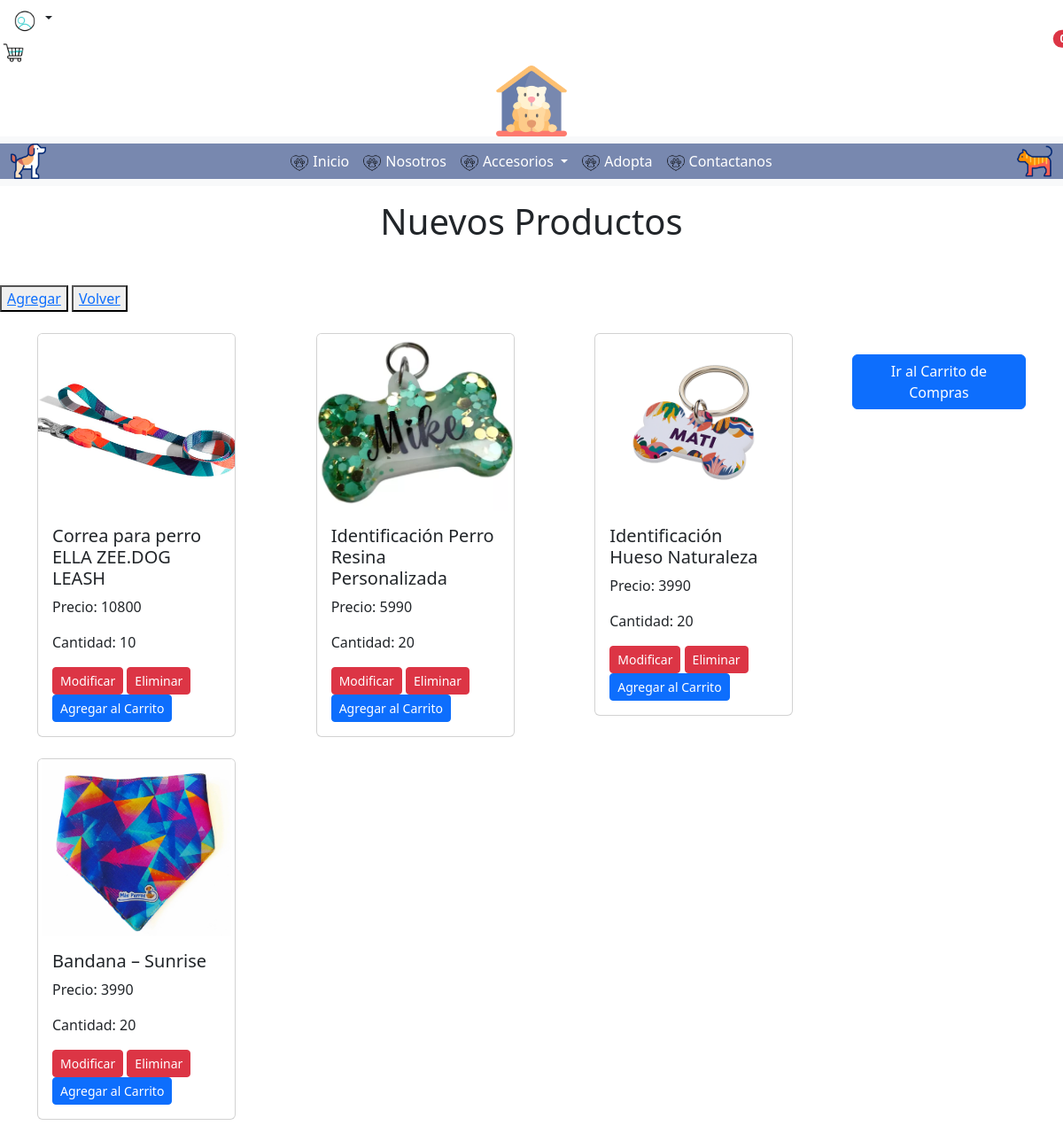
Page /productos/nuevos_prod on the committed database.
### productos/models.py (models this page shows, shortened)
class Producto(models.Model):
    id_producto = models.AutoField(db_column='idProducto', primary_key=True)
    nombre = models.CharField(max_length=50)
    precio = models.IntegerField(null=False)
    imagen = models.ImageField(upload_to='producto', null=False)
    cantidad = models.IntegerField(null=False)
    id_categoria = models.ForeignKey('Categoria',on_delete=models.CASCADE, db_column='idCategoria')
    activo = models.IntegerField()

### productos/views.py (the view)
# urls.py: path('nuevos_prod',views.nuevos_prod, name='nuevos_prod'),
def nuevos_prod(request):
    producto = Producto.objects.all()
    context={'producto':producto}
    return render(request,'productos/nuevos_prod.html', context)

### productos/templates/productos/nuevos_prod.html (shortened to what this page needs)
{% load static %}
<!DOCTYPE html>
<html lang="en">
<head>
    <link href="https://cdn.jsdelivr.net/npm/bootstrap@5.3.3/dist/css/bootstrap.min.css" rel="stylesheet">
    <link rel="stylesheet" href='{% static "css/style2.css" %}'>
</head>
<body>
    <header>
        <div class="contendorBoton2">
            <div class="btnCarritoLogin">
                <div class="dropdown">
                    <button class="btn  dropdown-toggle" type="button" id="dropdownForm" data-bs-toggle="dropdown" aria-expanded="false">
                        <img src="{% static 'img/perfil.gif' %}" alt="" width="30" height="30">
                    </button>
                </div>
                <div class="container-icon">
                    <div class="container-cart-icon position-relative">
                        <div class="carrito">
                            <button class="carrito navbar-toggler d-lg-block" type="button" data-bs-toggle="offcanvas" data-bs-target="#offcanvasRight" aria-controls="offcanvasRight">
                                <img src="{% static 'img/carrito-de-compras.gif' %}" alt="Carrito de compras" width="30" height="30">
                            </button>
                            <span id="contador-productos" class="position-absolute top-0 start-100 translate-middle badge rounded-pill bg-danger">0</span>
                        </div>
                    </div>
                </div>
            </div>
        </div>
        <center>
            <a href="{% url 'index' %}"><img src="{% static 'img/refugio-de-animales.png' %}" alt="Bootstrap" height="80" width="80"></a>
        </center>
        <nav class="navbar navbar-expand-lg bg-body-tertiary">
            <div class="container-fluid" style="background-color: #7888AF;">
                <img src=" {% static 'img/beagle.png' %}" alt="" width="40" height="40">
                <div class="collapse navbar-collapse justify-content-center" id="navbarSupportedContent">
                    <ul class="navbar-nav">
                        <li class="nav-item">
                            <a class="nav-link active" aria-current="page" href="{% url 'index' %}"style="color:white;">
                                <img src="{% static 'img/animales (1).png' %}" alt="Inicio" style="height: 20px; margin-right: 5px;">Inicio
                            </a>
                        </li>
                        <li class="nav-item">
                            <a class="nav-link active" aria-current="page" href="{% url 'nosotros' %}" style="color:white;">
                                <img src="{% static 'img/animales (1).png' %}" alt="Ver todo" style="height: 20px; margin-right: 5px;">Nosotros
                            </a>
                        </li>
                        <li class="nav-item dropdown">
                            <a class="nav-link dropdown-toggle" href="accesorios.html" role="button" data-bs-toggle="dropdown" aria-expanded="false" style="color: white;">
                                <img src=" {% static 'img/animales (1).png'%}" alt="Adornos" style="height: 20px; margin-right: 5px;">Accesorios
                            </a>
                        </li>
                        <li class="nav-item">
                            <a class="nav-link" href="{% url 'adopta' %}" style="color: white;">
                                <img src="{% static 'img/animales (1).png' %}" alt="Nosotros" style="height: 20px; margin-right: 5px;">Adopta
                            </a>
                        </li>
                        <li class="nav-item">
                            <a class="nav-link" href="{% url 'contacto' %}" style="color: white;">
                                <img src="{% static 'img/animales (1).png'%}" alt="Nosotros" style="height: 20px; margin-right: 5px;">Contactanos
                            </a>
                        </li>
                    </ul>
                </div>
                <img src=" {% static 'img/gato.png'%}" alt="" width="40" height="40" style="background-position: center;">
            </div>
        </nav>
    </header>
    <h1 class="text-center mt-3 mb-5">Nuevos Productos</h1>
    <button type="button" >
        <a href="{% url 'productosAdd' %}">Agregar</a>
    </button>
    <button type="button">
        <a href="{% url 'nuevos_prod' %}">Volver</a>
    </button>
    <div <div class="container mt-4">
        <div class="row">
            {% for x in producto %}
                <div class="col-md-4 mb-4">
                    <div class="card Ccard" style="width: 14rem;">
                        <img src="{{ x.imagen.url }}" class="card-img-top" alt="{{ x.nombre }}" style="height: 200px; object-fit: cover;">
                        <div class="card-body">
                            <h5 class="card-title">{{ x.nombre }}</h5>
                            <p class="card-text">Precio: {{ x.precio }}</p>
                            <p class="card-text">Cantidad: {{ x.cantidad }}</p>
                            <div class="d-grid gap-3 d-md-block">
                                <a href="{% url 'productos_findEdit' pk=x.id_producto %}" class="btn btn-danger btn-sm">Modificar</a>
                                <a href="{% url 'productos_del' pk=x.id_producto %}" class="btn btn-danger btn-sm">Eliminar</a>
                                <form action="{% url 'agregar_al_carrito' x.id_producto %}" method="post" >
                                    <button type="submit" class="btn btn-primary btn-sm">Agregar al Carrito</button>
                                </form>
                            </div>
                        </div>
                    </div>
                </div>
            {% endfor %}
        </div>
        <div class="text-center mt-4">
            <a href="{% url 'ver_carrito' %}" class="btn btn-primary">Ir al Carrito de Compras</a>
        </div>
    </div>
</body>
</html>

### productos/templates/static/css/style2.css (style rules this page uses)
.container { display: flex; }

### rows in the picture
Producto: imagen (picture), nombre "Correa para perro ELLA ZEE.DOG LEASH", precio "10800", cantidad "10"
Producto: imagen (picture), nombre "Identificación Perro Resina Personalizada", precio "5990", cantidad "20"
Producto: imagen (picture), nombre "Identificación Hueso Naturaleza", precio "3990", cantidad "20"
Producto: imagen (picture), nombre "Bandana – Sunrise", precio "3990", cantidad "20"
